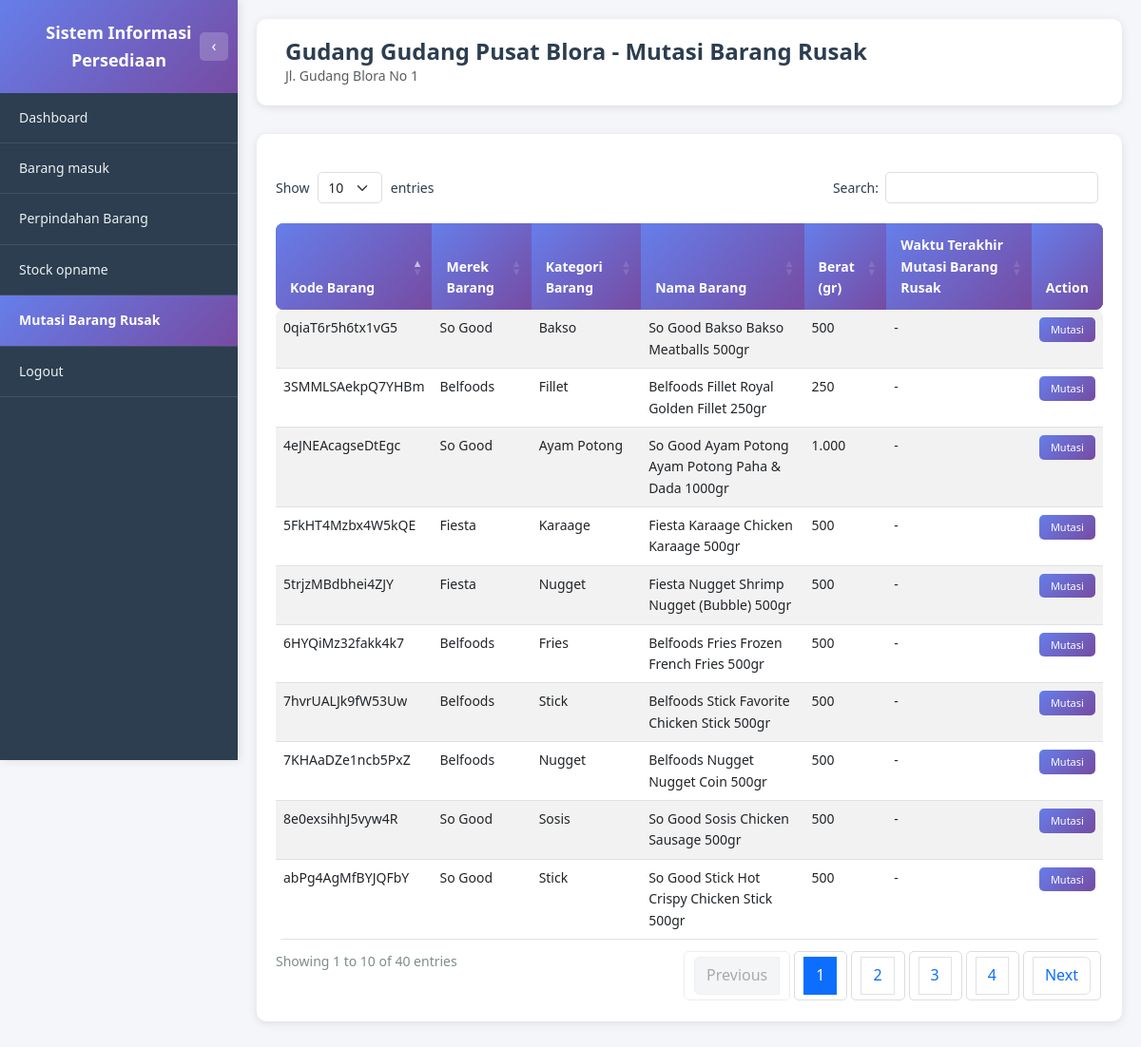
Screenshot of /gudang/mutasi_barang_rusak.php (signed in) with the database file from the repository.
### tables this page shows
CREATE TABLE USERS (
         ID_USERS               VARCHAR(8) NOT NULL,
         KD_LOKASI              VARCHAR(8),
         NAMA                   VARCHAR(256),
         USERNAME               VARCHAR(256),
         PASSWORD               VARCHAR(256),
         STATUS                 ENUM('AKTIF', 'TIDAK AKTIF'),
         PRIMARY KEY (ID_USERS)
      );

CREATE TABLE MASTER_LOKASI (
         KD_LOKASI            VARCHAR(8) NOT NULL,
         NAMA_LOKASI          VARCHAR(256),
         TYPE_LOKASI          ENUM('gudang', 'toko'),
         ALAMAT_LOKASI        VARCHAR(256),
         MAX_STOCK_TOTAL      INT,
         SATUAN               ENUM('PIECES', 'DUS'),
         STATUS               ENUM('AKTIF', 'TIDAK AKTIF'),
         PRIMARY KEY (KD_LOKASI)
      );

CREATE TABLE STOCK (
         KD_BARANG              VARCHAR(16) NOT NULL,
         KD_LOKASI              VARCHAR(8) NOT NULL,
         UPDATED_BY             VARCHAR(8),
         JUMLAH_BARANG          INT,
         JUMLAH_MIN_STOCK       INT,
         JUMLAH_MAX_STOCK       INT,
         SATUAN                 ENUM('PIECES', 'DUS'),
         LAST_UPDATED           TIMESTAMP DEFAULT CURRENT_TIMESTAMP ON UPDATE CURRENT_TIMESTAMP,
         PRIMARY KEY (KD_BARANG, KD_LOKASI)
      );

CREATE TABLE MASTER_BARANG (
         KD_BARANG                    VARCHAR(16) NOT NULL,
         KD_KATEGORI_BARANG           VARCHAR(8),
         KD_SUPPLIER                  VARCHAR(8),
         KD_MEREK_BARANG              VARCHAR(8),
         NAMA_BARANG                  VARCHAR(256),
         BERAT                        INT,
         AVG_HARGA_BELI_PIECES        DECIMAL(20,2),
         HARGA_JUAL_BARANG_PIECES     DECIMAL(20,2),
         SATUAN_PERDUS                INT,
         GAMBAR_BARANG                VARCHAR(512),
         LAST_UPDATED                 TIMESTAMP DEFAULT CURRENT_TIMESTAMP ON UPDATE CURRENT_TIMESTAMP,
         STATUS                       ENUM('AKTIF', 'TIDAK AKTIF'),
         PRIMARY KEY (KD_BARANG)
      );

### gudang/mutasi_barang_rusak.php (the view, shortened to what this page needs)
<?php
require_once '../dbconnect.php';
$user_id = $_SESSION['user_id'];
$query_user = "SELECT u.ID_USERS, u.KD_LOKASI, ml.NAMA_LOKASI
               FROM USERS u
               LEFT JOIN MASTER_LOKASI ml ON u.KD_LOKASI = ml.KD_LOKASI
               WHERE u.ID_USERS = ?";
$stmt_user = $conn->prepare($query_user);
$stmt_user->bind_param("s", $user_id);
$stmt_user->execute();
$result_user = $stmt_user->get_result();
$user_data = $result_user->fetch_assoc();
$kd_lokasi = $user_data['KD_LOKASI'];
$nama_lokasi = $user_data['NAMA_LOKASI'] ?? 'Gudang';
$query_alamat = "SELECT ALAMAT_LOKASI FROM MASTER_LOKASI WHERE KD_LOKASI = ?";
$stmt_alamat = $conn->prepare($query_alamat);
$stmt_alamat->bind_param("s", $kd_lokasi);
$stmt_alamat->execute();
$result_alamat = $stmt_alamat->get_result();
$alamat_lokasi = $result_alamat->num_rows > 0 ? $result_alamat->fetch_assoc()['ALAMAT_LOKASI'] : '';
$query_stock = "SELECT
    s.KD_BARANG,
    mb.NAMA_BARANG,
    mb.BERAT,
    COALESCE(mm.NAMA_MEREK, '-') as NAMA_MEREK,
    COALESCE(mk.NAMA_KATEGORI, '-') as NAMA_KATEGORI,
    s.JUMLAH_BARANG as STOCK_SEKARANG,
    s.SATUAN,
    (
        SELECT MAX(mbr.WAKTU_MUTASI)
        FROM MUTASI_BARANG_RUSAK mbr
        WHERE mbr.KD_BARANG = s.KD_BARANG AND mbr.KD_LOKASI = s.KD_LOKASI
    ) as WAKTU_TERAKHIR_MUTASI
FROM STOCK s
INNER JOIN MASTER_BARANG mb ON s.KD_BARANG = mb.KD_BARANG
LEFT JOIN MASTER_MEREK mm ON mb.KD_MEREK_BARANG = mm.KD_MEREK_BARANG
LEFT JOIN MASTER_KATEGORI_BARANG mk ON mb.KD_KATEGORI_BARANG = mk.KD_KATEGORI_BARANG
WHERE s.KD_LOKASI = ?
ORDER BY s.KD_BARANG ASC";
$stmt_stock = $conn->prepare($query_stock);
$stmt_stock->bind_param("s", $kd_lokasi);
$stmt_stock->execute();
$result_stock = $stmt_stock->get_result();
function formatWaktuTerakhirMutasi($waktu) {
    if (empty($waktu) || $waktu == null) {
        return '-';
    }
    $timezone = new DateTimeZone('Asia/Jakarta');
    $date = new DateTime($waktu, $timezone);
    $waktu_formatted = $date->format('d/m/Y H:i') . ' WIB';
    $selisih_text = '';
    return $waktu_formatted . ' (' . $selisih_text . ')';
}
?>
<!DOCTYPE html>
<html lang="id">
<head>
    <link href="https://cdn.jsdelivr.net/npm/bootstrap@5.3.0/dist/css/bootstrap.min.css" rel="stylesheet">
    <link href="https://cdn.datatables.net/1.13.7/css/dataTables.bootstrap5.min.css" rel="stylesheet">
    <link href="https://cdn.jsdelivr.net/npm/sweetalert2@11/dist/sweetalert2.min.css" rel="stylesheet">
    <link href="../assets/css/style.css" rel="stylesheet">
</head>
<body class="dashboard-body">
    <?php include 'includes/sidebar.php'; ?>
    <div class="main-content">
        <div class="page-header">
            <h1 class="page-title">Gudang <?php echo htmlspecialchars($nama_lokasi); ?> - Mutasi Barang Rusak</h1>
            <?php if (!empty($alamat_lokasi)): ?>
                <p class="text-muted mb-0"><?php echo htmlspecialchars($alamat_lokasi); ?></p>
            <?php endif; ?>
        </div>
        <div class="table-section">
            <div class="table-responsive">
                <table id="tableMutasiBarangRusak" class="table table-custom table-striped table-hover">
                    <thead>
                        <tr>
                            <th>Kode Barang</th>
                            <th>Merek Barang</th>
                            <th>Kategori Barang</th>
                            <th>Nama Barang</th>
                            <th>Berat (gr)</th>
                            <th>Waktu Terakhir Mutasi Barang Rusak</th>
                            <th>Action</th>
                        </tr>
                    </thead>
                    <tbody>
                        <?php if ($result_stock && $result_stock->num_rows > 0): ?>
                            <?php while ($row = $result_stock->fetch_assoc()): ?>
                                <tr>
                                    <td><?php echo htmlspecialchars($row['KD_BARANG']); ?></td>
                                    <td><?php echo htmlspecialchars($row['NAMA_MEREK']); ?></td>
                                    <td><?php echo htmlspecialchars($row['NAMA_KATEGORI']); ?></td>
                                    <td><?php echo htmlspecialchars($row['NAMA_BARANG']); ?></td>
                                    <td><?php echo number_format($row['BERAT'], 0, ',', '.'); ?></td>
                                    <td><?php echo formatWaktuTerakhirMutasi($row['WAKTU_TERAKHIR_MUTASI']); ?></td>
                                    <td>
                                        <button class="btn-view btn-sm" onclick="bukaModalMutasi('<?php echo htmlspecialchars($row['KD_BARANG']); ?>', '<?php echo htmlspecialchars($row['NAMA_MEREK']); ?>', '<?php echo htmlspecialchars($row['NAMA_KATEGORI']); ?>', '<?php echo htmlspecialchars($row['NAMA_BARANG']); ?>', <?php echo $row['BERAT']; ?>, <?php echo $row['STOCK_SEKARANG']; ?>, '<?php echo htmlspecialchars($row['SATUAN']); ?>')">Mutasi</button>
                                    </td>
                                </tr>
                            <?php endwhile; ?>
                        <?php else: ?>
                            <tr>
                                <td colspan="7" class="text-center text-muted">Tidak ada data stock</td>
                            </tr>
                        <?php endif; ?>
                    </tbody>
                </table>
            </div>
        </div>
    </div>
</body>
</html>

### assets/css/style.css (style rules this page uses)
* { margin: 0; padding: 0; box-sizing: border-box; }
:root { --font-family-primary: 'Segoe UI', Tahoma, Geneva, Verdana, sans-serif; --font-size-base: 14px; --font-size-small: 12px; --font-size-large: 16px; --font-size-title: 24px; --font-size-heading: 18px; --font-weight-normal: 400; --font-weight-medium: 500; --font-weight-bold: 600; }
body { font-family: var(--font-family-primary); font-size: var(--font-size-base); line-height: 1.6; }
:root { --color-primary: #667eea; --color-primary-dark: #764ba2; --color-primary-gradient: linear-gradient(135deg, #667eea 0%, #764ba2 100%); --color-text-primary: #2c3e50; --color-text-secondary: #7f8c8d; --color-text-muted: #666; --color-text-light: #ecf0f1; --color-bg-primary: #f5f6fa; --color-bg-secondary: #ffffff; --color-bg-dark: #2c3e50; --color-bg-gradient: linear-gradient(135deg, #667eea 0%, #764ba2 100%); --color-border: #ddd; --color-border-light: #ecf0f1; --color-success: #27ae60; --color-warning: #f39c12; --color-danger: #e74c3c; --color-info: #3498db; --shadow-sm: 0 2px 10px rgba(0, 0, 0, 0.1); --shadow-md: 0 4px 15px rgba(0, 0, 0, 0.1); --shadow-lg: 0 10px 40px rgba(0, 0, 0, 0.2); }
body { background: var(--color-bg-gradient); min-height: 100vh; }
body.dashboard-body { background: var(--color-bg-primary); }
.main-content { margin-left: 250px; min-height: 100vh; background: var(--color-bg-primary); padding: 20px; transition: margin-left 0.3s ease; width: calc(100% - 250px); box-sizing: border-box; }
.page-header { background: var(--color-bg-secondary); padding: 20px 30px; border-radius: 10px; margin-bottom: 30px; box-shadow: var(--shadow-sm); }
.page-title { font-size: var(--font-size-title); font-weight: var(--font-weight-bold); color: var(--color-text-primary); margin: 0; }
.table-custom { border-radius: 8px; overflow: hidden; }
.table-custom thead { background: var(--color-primary-gradient); color: white; }
.table-custom thead th { border: none; padding: 12px 15px; font-weight: var(--font-weight-bold); }
.table-custom tbody tr { transition: background-color 0.2s; }
.table-section { background: var(--color-bg-secondary); padding: 20px; border-radius: 10px; margin-bottom: 30px; box-shadow: var(--shadow-sm); width: 100%; box-sizing: border-box; }
.table-section .table-responsive { width: 100%; overflow-x: auto; }
.table-section table { width: 100% !important; table-layout: auto; }
.btn-view { background: var(--color-primary-gradient); border: none; color: white; padding: 6px 15px; border-radius: 5px; font-size: var(--font-size-small); font-weight: var(--font-weight-medium); cursor: pointer; transition: all 0.2s ease; white-space: nowrap; }
.btn-view.btn-sm { padding: 4px 10px; font-size: 11px; width: 100%; margin-bottom: 3px; }
.dataTables_wrapper .table-custom { margin-top: 0; width: 100% !important; }
.dataTables_wrapper .table-custom thead th { background: var(--color-primary-gradient); color: white; border: none; padding: 12px 15px; font-weight: var(--font-weight-bold); }

### rows the page displays
users: KD_LOKASI.NAMA_LOKASI "Gudang Pusat Blora"
master_lokasi: ALAMAT_LOKASI "Jl. Gudang Blora No 1"
stock: KD_BARANG "0qiaT6r5h6tx1vG5", NAMA_MEREK "So Good", NAMA_KATEGORI "Bakso", KD_BARANG.NAMA_BARANG "So Good Bakso Bakso Meatballs 500gr", KD_BARANG.BERAT "500", WAKTU_TERAKHIR_MUTASI "-"
stock: KD_BARANG "3SMMLSAekpQ7YHBm", NAMA_MEREK "Belfoods", NAMA_KATEGORI "Fillet", KD_BARANG.NAMA_BARANG "Belfoods Fillet Royal Golden Fillet 250gr", KD_BARANG.BERAT "250", WAKTU_TERAKHIR_MUTASI "-"
stock: KD_BARANG "4eJNEAcagseDtEgc", NAMA_MEREK "So Good", NAMA_KATEGORI "Ayam Potong", KD_BARANG.NAMA_BARANG "So Good Ayam Potong Ayam Potong Paha & Dada 1000gr", KD_BARANG.BERAT "1.000", WAKTU_TERAKHIR_MUTASI "-"
stock: KD_BARANG "5FkHT4Mzbx4W5kQE", NAMA_MEREK "Fiesta", NAMA_KATEGORI "Karaage", KD_BARANG.NAMA_BARANG "Fiesta Karaage Chicken Karaage 500gr", KD_BARANG.BERAT "500", WAKTU_TERAKHIR_MUTASI "-"
stock: KD_BARANG "5trjzMBdbhei4ZJY", NAMA_MEREK "Fiesta", NAMA_KATEGORI "Nugget", KD_BARANG.NAMA_BARANG "Fiesta Nugget Shrimp Nugget (Bubble) 500gr", KD_BARANG.BERAT "500", WAKTU_TERAKHIR_MUTASI "-"
stock: KD_BARANG "6HYQiMz32fakk4k7", NAMA_MEREK "Belfoods", NAMA_KATEGORI "Fries", KD_BARANG.NAMA_BARANG "Belfoods Fries Frozen French Fries 500gr", KD_BARANG.BERAT "500", WAKTU_TERAKHIR_MUTASI "-"
stock: KD_BARANG "7hvrUALJk9fW53Uw", NAMA_MEREK "Belfoods", NAMA_KATEGORI "Stick", KD_BARANG.NAMA_BARANG "Belfoods Stick Favorite Chicken Stick 500gr", KD_BARANG.BERAT "500", WAKTU_TERAKHIR_MUTASI "-"
stock: KD_BARANG "7KHAaDZe1ncb5PxZ", NAMA_MEREK "Belfoods", NAMA_KATEGORI "Nugget", KD_BARANG.NAMA_BARANG "Belfoods Nugget Nugget Coin 500gr", KD_BARANG.BERAT "500", WAKTU_TERAKHIR_MUTASI "-"
stock: KD_BARANG "8e0exsihhJ5vyw4R", NAMA_MEREK "So Good", NAMA_KATEGORI "Sosis", KD_BARANG.NAMA_BARANG "So Good Sosis Chicken Sausage 500gr", KD_BARANG.BERAT "500", WAKTU_TERAKHIR_MUTASI "-"
stock: KD_BARANG "abPg4AgMfBYJQFbY", NAMA_MEREK "So Good", NAMA_KATEGORI "Stick", KD_BARANG.NAMA_BARANG "So Good Stick Hot Crispy Chicken Stick 500gr", KD_BARANG.BERAT "500", WAKTU_TERAKHIR_MUTASI "-"
